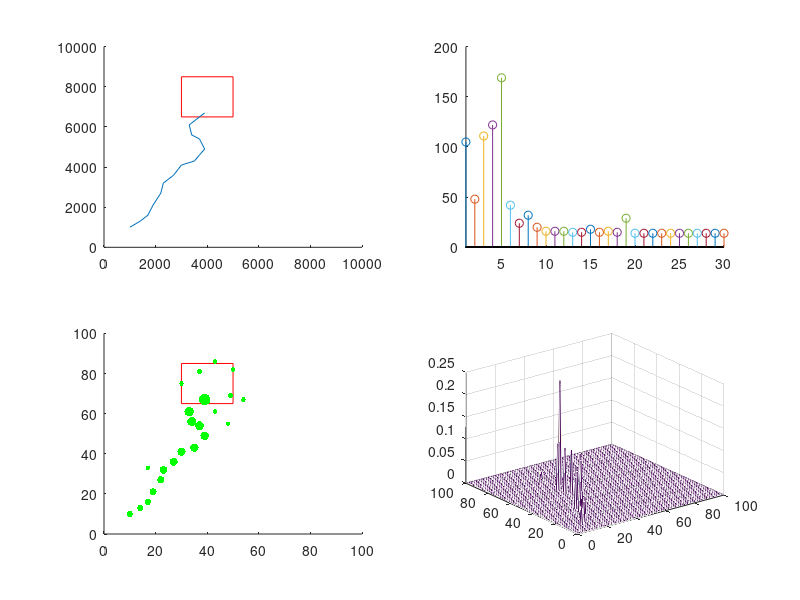

This figure's MATLAB source:
clear all
close all
clc

warning off MATLAB:griddata:DuplicateDataPoints

% BEGIN Initializations of parameters
n=500;
m=1;
N=n*m;              %%% Dimensions of output layer (number of place cells)
NofSteps=200;      %%% Number of steps
envSize=10000;      %%% Size of environment
noiseAmpl=0.03;     %%% Amplitude of noise
nNV=1;              %%% Number of features we do not see and are predicted by previous
d=8;                %%% Number of features
NofRuns=30;         %%% Number of runs

ceateHPC=0;         %%% 0 - No cells; 1 - All cells; 2 - NonZero Cells 
showFig=1;

miu=0.01;
sigma=0.07;
threshold=0.5;

deltat=500; 
rand_ampl=deltat*0.20;
border=deltat+rand_ampl;

explorP=0.0;
maxGain=1;
alfa=0.7;
gama=0.7;
weightGain=0.0;

% w=rand(N,d); 
% w0=w;
% weightsGenerator

w=(1+exp((rand(N,8)-0.5)/(2*0.20^2))).^-1;
for di=1:8
    w(:,di)=w(:,di)-min(w(:,di));
    w(:,di)=w(:,di)/max(w(:,di));
end;

totalT=0;
% END Initializations of parameters

% BEGIN Initializations of parameters for odors
nOS=4;
odrSize=100;
g=0.1;
s=15;
a=0.01;

OS(1,:)=[odrSize*a, odrSize*a]+round(randn(1,2)*odrSize*g); 
OS(2,:)=[odrSize*a, odrSize*(1-a)]+round(randn(1,2)*odrSize*g); 
OS(3,:)=[odrSize*(1-a), odrSize*(1-a)]+round(randn(1,2)*odrSize*g); 
OS(4,:)=[odrSize*(1-a), odrSize*a]+round(randn(1,2)*odrSize*g); 

[Xodr,Yodr] = meshgrid(1:1:odrSize, 1:1:odrSize);

for kOS=1:nOS
   for i=1:length(Xodr)
       for j=1:length(Yodr)
           sx=s+i+5*sin(0.1*j);
           sy=s+j+5*sin(0.1*i);
           ODR(i,j,kOS)=exp(-((Xodr(i,j)-OS(kOS,1))^2/(2*sx^2) + (Yodr(i,j)-OS(kOS,2))^2/(2*sy^2)));
       end;
   end;
end;
for kOS=1:nOS
   ODR(:,:,kOS)=ODR(:,:,kOS)/max(max(ODR(:,:,kOS)));
end;
% END Initializations of parameters for odors

%% BEGIN Initializations of parameters for Q-learning

searchTime(1:NofRuns)=-1;
r=0;

weightN=weightGain*rand(1,N);
weightS=weightGain*rand(1,N);
weightE=weightGain*rand(1,N);
weightW=weightGain*rand(1,N);
weights_allN=weightN;
weights_allS=weightS;
weights_allE=weightE;
weights_allW=weightW;
weightNE=weightGain*rand(1,N);
weightNW=weightGain*rand(1,N);
weightSE=weightGain*rand(1,N);
weightSW=weightGain*rand(1,N);
weights_allNE=weightNE;
weights_allNW=weightNW;
weights_allSE=weightSE;
weights_allSW=weightSW;
%% END Initializations of weights for Q-learning

radius=6;
urine=zeros(100,100);

fxl=3000;		%%% location of food
fxr=5000;
fyd=6500;
fyu=8500;

if showFig==1
    figure('NumberTitle','off','Name', 'Latencies', 'Position', [232 276 560 410])
    uimenu('Label','Restart','Callback','navPFQLUv07')
    subplot(2,2,3)
    axis([0 100 0 100])
    hold on
    plot([fxl fxl fxr fxr fxl]/100,[fyd fyu fyu fyd fyd]/100,'r-')
end;

for ri=1:NofRuns
    M=NofSteps;         %%% Size of input data
    
    r=0;
    food=0;

    i1=1000;            %%% pradine x koordinate
    i2=1000;            %%% pradine y koordinate
    i1s=i1;
    i2s=i2;
    
    oldX=i1;
    oldY=i2;
    angle=0;

    t=0;
    j=0;
    nDivData=0;
    location=[];
    data=[];
    cellNumber=[];
    rate=[];
    
    kuri=[];
    kuri_pries=[];

    NS=rand-0.5;
    EW=rand-0.5;
    NE_SW=rand-0.5;
    NW_SE=rand-0.5;
    
    new_dir=0;
    old_dir=0;
    
    wb=waitbar(0,'Please wait... Creating SOM.','Position',[20 60 300 50]);
    while (t<deltat*NofSteps)&(food==0)
              
        totalT=totalT+1;
        j=j+1;
        
        location(j,:)=[i1 i2];
        data(j,1:2)=location(j,1:2)/envSize;
        
        if d>=4
            data(j,3:4)=1-data(j,1:2);
            data(j,5:8)=zeros(1,4);
        end;         
        
        if d==8     
            I1=round(i1/100);
            I2=round(i2/100);
            if I1==0
                I1=1;
            end;
            if I2==0
                I2=1;
            end;
            data(j,5:8)=ODR(I1,I2,1:4);
        end;
        
        
        noise1=[rand(1,4)-0.5]*2*noiseAmpl;
        noise2=[rand(1,4)-0.5]*2*noiseAmpl;
        
        if d>=4
            data(j,1:4)=data(j,1:4)+data(j,1:4).*noise1;
        end;
        
        if d==8
            data(j,5:8)=data(j,5:8)+[1-data(j,5:8)].*noise2;
        end;
        
        for di=1:8
            if data(j,di)<0
                data(j,di)=0;
            elseif data(j,di)>1
                data(j,di)=1;
            end;
        end;
    
        newX=i1;
        newY=i2;
        if (newX-oldX)==0 & (newY-oldY)==0
        else
            if newY-oldY>0
                angle=acos((newX-oldX)/sqrt((newX-oldX)^2+(newY-oldY)^2))*(180/pi);
            else
                angle=360-acos((newX-oldX)/sqrt((newX-oldX)^2+(newY-oldY)^2))*(180/pi);
            end;
        end;

        oldX=newX;
        oldY=newY;
        
        if nNV>0 & d>=4
            R=[];
            if angle<20 | angle>340
                R=[1];
            elseif angle>=20 & angle<=70
                if newX<envSize*0.25 & newY<envSize*0.25
                    R=[];
                else
                    R=[1 2];
                end;
            elseif angle>70 & angle<110
                R=[2];
            elseif angle>=110 & angle<=160
                if newX>envSize*0.75 & newY<envSize*0.25
                    R=[];
                else
                    R=[2 3];
                end;
            elseif angle>160 & angle<200
                R=[3];
            elseif angle>=200 & angle<=250
                if newX>envSize*0.75 & newY>envSize*0.75
                    R=[];
                else
                    R=[3 4];
                end;
            elseif angle>250 & angle<290
                R=[4];
            elseif angle>=290 & angle<=340
                if newX<envSize*0.25 & newY>envSize*0.75
                    R=[];
                else
                    R=[4 1];
                end;
            end;
            
            if j>1
                data(j,R)=data(j-1,R);
            else
                data(j,R)=0;
            end;
        end;
        
        if d==4
            data(j,5:8)=data(j,1:4);
        end;  
        
        %%%BEGIN Looking for smell 
        ui1=round(i1/100);
        ui2=round(i2/100);
        if ui1<1
            ui1=1;
        end;
        if ui2<1
            ui2=1;
        end;
        
        xs=ui1-radius;
        if xs<1
            xs=1;
        end;
        xe=ui1+radius;
        if xe>100
            xe=100;
        end;
        ys=ui2-radius;
        if ys<1
            ys=1;
        end;
        ye=ui2+radius;
        if ye>100
            ye=100;
        end;
        
        Smell=0;
        smell_pos=[];
        for xi=xs:xe
            for yi=ys:ye
                if urine(xi,yi)>0
                    Smell=1;
                    smell_pos=[smell_pos; xi yi urine(xi,yi)];
                    smell_pos=sortrows(smell_pos,3);
                end;
            end;
        end;   
        %%%END Looking for smell   
        
        kuri_pries=[];
        kuri_pries=kuri;
        kuri=[]; 
        
        v=[];
        for i=1:N

            v(i)=(sum([data(j,:)-w(i,:)].^2))/8;
            
            rate(j,i)=exp(-(v(i)^2)/(2*sigma^2));
            if rate(j,i)>=threshold
                kuri=[kuri, i];
            end; 
        end;
        
        [vm vmi]=min(v);
        w(vmi,:)=w(vmi,:)+miu*[data(j,:)-w(vmi,:)];     

       if length(kuri)<1
           disp('Cells do no fire...');
       end;
%         disp(length(kuri))
               
        %%% BEGIN Food finding
        if (i1>=fxl)&(i1<=fxr)&(i2>=fyd)&(i2<=fyu)
            food=1;
            r=1;
        end;
        %%% END Food finding 
        
       %%% BEGIN Motor learning
        nkiekis=length(kuri);
        if nkiekis~=0
            maksimumas=max([mean(weightN(kuri)) mean(weightS(kuri)) mean(weightE(kuri)) mean(weightW(kuri)) mean(weightNE(kuri)) mean(weightNW(kuri)) mean(weightSE(kuri)) mean(weightSW(kuri))]);
            vidQ=mean([mean(weightN(kuri)) mean(weightS(kuri)) mean(weightE(kuri)) mean(weightW(kuri)) mean(weightNE(kuri)) mean(weightNW(kuri)) mean(weightSE(kuri)) mean(weightSW(kuri))]);
        else
            maksimumas=0;
            vidQ=0;
        end;
        maksimumas=maxGain*maksimumas; 
        % disp(maksimumas)
             
        skiekis=length(kuri_pries);
        pos_dir=[];
        pos_dir=randperm(8);
        
        if i2>i2s & abs(i2-i2s)>rand_ampl & abs(i1-i1s)<=rand_ampl   
            weightN(kuri_pries)=weightN(kuri_pries)+alfa*(r+gama*maksimumas-weightN(kuri_pries));  
            NS=1;
            EW=0;
            NE_SW=0;
            NW_SE=0;
            old_dir=1;
            pos_dir(2)=0;
        elseif i2<i2s & abs(i2-i2s)>rand_ampl & abs(i1-i1s)<=rand_ampl  
            weightS(kuri_pries)=weightS(kuri_pries)+alfa*(r+gama*maksimumas-weightS(kuri_pries));
            NS=-1;
            EW=0;
            NE_SW=0;
            NW_SE=0;
            old_dir=-1;
            pos_dir(1)=0;
        elseif i1>i1s & abs(i1-i1s)>rand_ampl & abs(i2-i2s)<=rand_ampl
            weightE(kuri_pries)=weightE(kuri_pries)+alfa*(r+gama*maksimumas-weightE(kuri_pries)); 
            NS=0;
            EW=1;
            NE_SW=0;
            NW_SE=0;
            old_dir=2;
            pos_dir(4)=0;
        elseif i1<i1s & abs(i1-i1s)>rand_ampl & abs(i2-i2s)<=rand_ampl
            weightW(kuri_pries)=weightW(kuri_pries)+alfa*(r+gama*maksimumas-weightW(kuri_pries));  
            NS=0;
            EW=-1;
            NE_SW=0;
            NW_SE=0;
            old_dir=-2;
            pos_dir(3)=0;
        elseif (i1>i1s) & (i2>i2s) & abs(i1-i1s)>rand_ampl & abs(i2-i2s)>rand_ampl
            weightNE(kuri_pries)=weightNE(kuri_pries)+alfa*(r+gama*maksimumas-weightNE(kuri_pries));  
            NS=0;
            EW=0;
            NE_SW=1;
            NW_SE=0;
            old_dir=3;
            pos_dir(6)=0;
        elseif (i1<i1s) & (i2<i2s) & abs(i1-i1s)>rand_ampl & abs(i2-i2s)>rand_ampl
            weightSW(kuri_pries)=weightSW(kuri_pries)+alfa*(r+gama*maksimumas-weightSW(kuri_pries));
            NS=0;
            EW=0;
            NE_SW=-1;
            NW_SE=0;
            old_dir=-3;
            pos_dir(5)=0;
        elseif (i1<i1s) & (i2>i2s) & abs(i1-i1s)>rand_ampl & abs(i2-i2s)>rand_ampl 
            weightNW(kuri_pries)=weightNW(kuri_pries)+alfa*(r+gama*maksimumas-weightNW(kuri_pries)); 
            NS=0;
            EW=0;
            NE_SW=0;
            NW_SE=1;
            old_dir=4;
            pos_dir(8)=0;
        elseif (i1>i1s) & (i2<i2s) & abs(i1-i1s)>rand_ampl & abs(i2-i2s)>rand_ampl
            weightSE(kuri_pries)=weightSE(kuri_pries)+alfa*(r+gama*maksimumas-weightSE(kuri_pries)); 
            NS=0;
            EW=0;
            NE_SW=0;
            NW_SE=-1;
            old_dir=-4;
            pos_dir(7)=0;
        else
            if j>1
                disp('Could not specify direction...');
            end;
        end;

        
        if nkiekis~=0
            maxMax=max([max(weightN(kuri)) max(weightS(kuri)) max(weightE(kuri))...
                            max(weightW(kuri)) max(weightNE(kuri)) max(weightNW(kuri))...
                            max(weightSE(kuri)) max(weightSW(kuri))]);
        else
            maxMax=0;
        end; 
       
        if r==1
            if urine(ui1,ui2)<1
                urine(ui1,ui2)=urine(ui1,ui2)+0.005;
            end;
        end;
        
        if Smell==1 & maksimumas/vidQ>1.50
            if urine(ui1,ui2)<1
                urine(ui1,ui2)=urine(ui1,ui2)+0.005;
            end;
        end; 
        
        if showFig==1
            figure(findobj('Name','Latencies'))
            subplot(2,2,3)
            hold on
            if urine(ui1,ui2)>0
                ms=10+urine(ui1,ui2)*100;
                if ms>25
                    ms=25;
                end;
                plot(ui1,ui2,'g.','Markersize',ms)
            end;
        end;
        
% saving weights
%         weights_allN=[weights_allN;weightN];
%         weights_allS=[weights_allS;weightS];
%         weights_allE=[weights_allE;weightE];
%         weights_allW=[weights_allW;weightW];
%         weights_allNE=[weights_allNE;weightNE];
%         weights_allNW=[weights_allNW;weightNW];
%         weights_allSE=[weights_allSE;weightSE];
%         weights_allSW=[weights_allSW;weightSW];

        %%% END Motor learning
        
        if r==0
            %%%BEGIN New path
            if Smell==1  
                
                mI=size(smell_pos,1);
                i1n=smell_pos(mI,1)*100;
                i2n=smell_pos(mI,2)*100; 
                
                if i1n==i1 & i2n==i2 & mI>1
                    i1n=smell_pos(mI-1,1)*100;
                    i2n=smell_pos(mI-1,2)*100;     
                end;
                
                if abs(i1n-i1)<=rand_ampl | abs(i2n-i2)<=rand_ampl
                    if i2n>i2 & abs(i2n-i2)>rand_ampl    
                        new_dir=1;
                    elseif i2n<i2 & abs(i2n-i2)>rand_ampl
                        new_dir=-1;
                    elseif i1n>i1 & abs(i1n-i1)>rand_ampl
                        new_dir=2;
                    elseif i1n<i1 & abs(i1n-i1)>rand_ampl
                        new_dir=-2;
                    end;
                else
                    if (i1n>i1) & (i2n>i2)
                        new_dir=3;
                    elseif (i1n<i1) & (i2n<i2)
                        new_dir=-3;
                    elseif (i1n<i1) & (i2n>i2) 
                        new_dir=4;
                    elseif (i1n>i1) & (i2n<i2)
                        new_dir=-4;
                    end;
                end;
                
            else

                dwv=0;
                dwh=0;
                dwne_sw=0;
                dwnw_se=0;
                
                dwv=sum([weightN(kuri)-weightS(kuri)]);
                dwh=sum([weightE(kuri)-weightW(kuri)]);
                dwne_sw=sum([weightNE(kuri)-weightSW(kuri)]);
                dwnw_se=sum([weightNW(kuri)-weightSE(kuri)]);
                
                motion(totalT)=3;
                if dwv==0 & dwh==0 & dwne_sw==0 & dwnw_se==0  
                    if rand<0.25
                        dwv=rand-0.5;
                        dwh=rand-0.5;
                        dwne_sw=rand-0.5;
                        dwnw_se=rand-0.5;
                    else             
                        dwv=NS;
                        dwh=EW;
                        dwne_sw=NE_SW;
                        dwnw_se=NW_SE;
                    end;
                    motion(totalT)=0;
                else      
                    if rand<0.00 & j>1  
                        dwv=NS;
                        dwh=EW;
                        dwne_sw=NE_SW;
                        dwnw_se=NW_SE;
                        motion(totalT)=1;
                    end;        
                end;
                
                if rand<0.10 %explorP
                    dwv=rand-0.5;
                    dwh=rand-0.5;
                    dwne_sw=rand-0.5;
                    dwnw_se=rand-0.5;
                    motion(totalT)=2;
                end; 

                if abs(dwv)>abs(dwh) & abs(dwv)>abs(dwne_sw) & abs(dwv)>abs(dwnw_se)
                    i1n=i1+(rand-0.5)*2*rand_ampl;
                    i2n=i2+(deltat+(rand-0.5)*2*rand_ampl)*sign(dwv);
                    if sign(dwv)>0
                        new_dir=1;
                    else
                        new_dir=-1;
                    end;
                elseif abs(dwh)>abs(dwv) & abs(dwh)>abs(dwne_sw) & abs(dwh)>abs(dwnw_se)
                    i1n=i1+(deltat+(rand-0.5)*2*rand_ampl)*sign(dwh); 
                    i2n=i2+(rand-0.5)*2*rand_ampl;
                    if sign(dwh)>0
                        new_dir=2;
                    else
                        new_dir=-2;
                    end; 
                elseif abs(dwne_sw)>abs(dwh) & abs(dwne_sw)>abs(dwv) & abs(dwne_sw)>abs(dwnw_se)
                    i1n=i1+(deltat/sqrt(2)+(rand-0.5)*2*rand_ampl)*sign(dwne_sw);  
                    i2n=i2+(deltat/sqrt(2)+(rand-0.5)*2*rand_ampl)*sign(dwne_sw);
                    if sign(dwne_sw)>0
                        new_dir=3;
                    else
                        new_dir=-3;
                    end;
                elseif abs(dwnw_se)>abs(dwh) & abs(dwnw_se)>abs(dwv) & abs(dwnw_se)>abs(dwne_sw) 
                    i1n=i1-(deltat/sqrt(2)+(rand-0.5)*2*rand_ampl)*sign(dwnw_se); 
                    i2n=i2+(deltat/sqrt(2)+(rand-0.5)*2*rand_ampl)*sign(dwnw_se);
                    if sign(dwnw_se)>0
                        new_dir=4;
                    else
                        new_dir=-4;
                    end;
                end;  
            end;
            
            if old_dir==new_dir*(-1)
                if abs(old_dir)==1
                    i1n=i1+(rand-0.5)*2*rand_ampl;
                    i2n=i2+(deltat+(rand-0.5)*2*rand_ampl)*sign(old_dir);
                elseif abs(old_dir)==2
                    i1n=i1+(deltat+(rand-0.5)*2*rand_ampl)*sign(old_dir); 
                    i2n=i2+(rand-0.5)*2*rand_ampl;
                elseif abs(old_dir)==3
                    i1n=i1+(deltat/sqrt(2)+(rand-0.5)*2*rand_ampl)*sign(old_dir);  
                    i2n=i2+(deltat/sqrt(2)+(rand-0.5)*2*rand_ampl)*sign(old_dir);
                elseif abs(old_dir)==4
                    i1n=i1-(deltat/sqrt(2)+(rand-0.5)*2*rand_ampl)*sign(old_dir);  
                    i2n=i2+(deltat/sqrt(2)+(rand-0.5)*2*rand_ampl)*sign(old_dir);
                end;   
            end;
            
            out_of_border=0;
            % Correction of borders
            if i1n<=0 | i1n>=envSize | i2n<=0 | i2n>=envSize
                out_of_border=1;
                %disp(['out of border ' num2str(totalT)])
                if i1<=border & i2<=border
                    pos_dir([8,2,6,4,7])=0;
                elseif i1<=border & i2>border & i2<envSize-border 
                    pos_dir([6,4,7])=0;
                elseif i1<=border & i2>=envSize-border 
                    pos_dir([6,4,7,1,5])=0;
                elseif i1>border & i1<envSize-border & i2>=envSize-border 
                    pos_dir([7,1,5])=0;
                elseif i1>=envSize-border & i2>=envSize-border 
                    pos_dir([7,1,5,3,8])=0;
                elseif i1>=envSize-border & i2>border & i2<envSize-border 
                    pos_dir([5,3,8])=0;
                elseif i1>=envSize-border & i2<=border
                    pos_dir([5,3,8,2,6])=0;
                elseif i1>border & i1<envSize-border & i2<=border
                    pos_dir([8,2,6])=0;
                end;
            end;
            
            if out_of_border==1
                [maxV, maxI]=max(pos_dir);
                if maxI==1
                    i1n=i1;
                    i2n=i2+(deltat+(rand-0.5)*2*rand_ampl)*(1);
                elseif maxI==2
                    i1n=i1;
                    i2n=i2+(deltat+(rand-0.5)*2*rand_ampl)*(-1);
                elseif maxI==3
                    i1n=i1+(deltat+(rand-0.5)*2*rand_ampl)*(1);
                    i2n=i2;
                elseif maxI==4
                    i1n=i1+(deltat+(rand-0.5)*2*rand_ampl)*(-1);
                    i2n=i2;
                elseif maxI==5
                    i1n=i1+(deltat/sqrt(2)+(rand-0.5)*2*rand_ampl)*(1);  
                    i2n=i2+(deltat/sqrt(2)+(rand-0.5)*2*rand_ampl)*(1);
                elseif maxI==6
                    i1n=i1+(deltat/sqrt(2)+(rand-0.5)*2*rand_ampl)*(-1);  
                    i2n=i2+(deltat/sqrt(2)+(rand-0.5)*2*rand_ampl)*(-1);
                elseif maxI==7
                    i1n=i1-(deltat/sqrt(2)+(rand-0.5)*2*rand_ampl)*(1);
                    i2n=i2+(deltat/sqrt(2)+(rand-0.5)*2*rand_ampl)*(1);
                elseif maxI==8
                    i1n=i1-(deltat/sqrt(2)+(rand-0.5)*2*rand_ampl)*(-1);
                    i2n=i2+(deltat/sqrt(2)+(rand-0.5)*2*rand_ampl)*(-1);
                end;
            end;
            
            i1s=i1;
            i2s=i2;
            i1=i1n;
            i2=i2n;
            %%% END New path
        end;
        
        t=t+deltat;
        
        waitbar(j/M,wb);
    end;
    close(wb);
    
    M=j;
%      nDivData
%      MeanNoActiveCells=length(find(cellNumber~=0))/M
    
    if nDivData==0 
        searchTime(ri)=M;
    else
        break;
    end;
    
    if showFig==1
        figure(findobj('Name','Latencies'))
        subplot(2,2,1)
        cla
        hold on
        plot([fxl fxl fxr fxr fxl],[fyd fyu fyu fyd fyd],'r-')
        plot(location(:,1),location(:,2))
        axis([0 envSize 0 envSize])
        subplot(2,2,2)
        hold on
        stem(ri,searchTime(ri))
        set(gca,'xlim',[1 NofRuns])
    end;
    
    if ceateHPC==1
        createCellsAll;
    elseif ceateHPC==2
        createCells;
    end;

end;

if showFig==1
    figure(findobj('Name','Latencies'))
    subplot(2,2,4)
    mesh(urine')
end;

